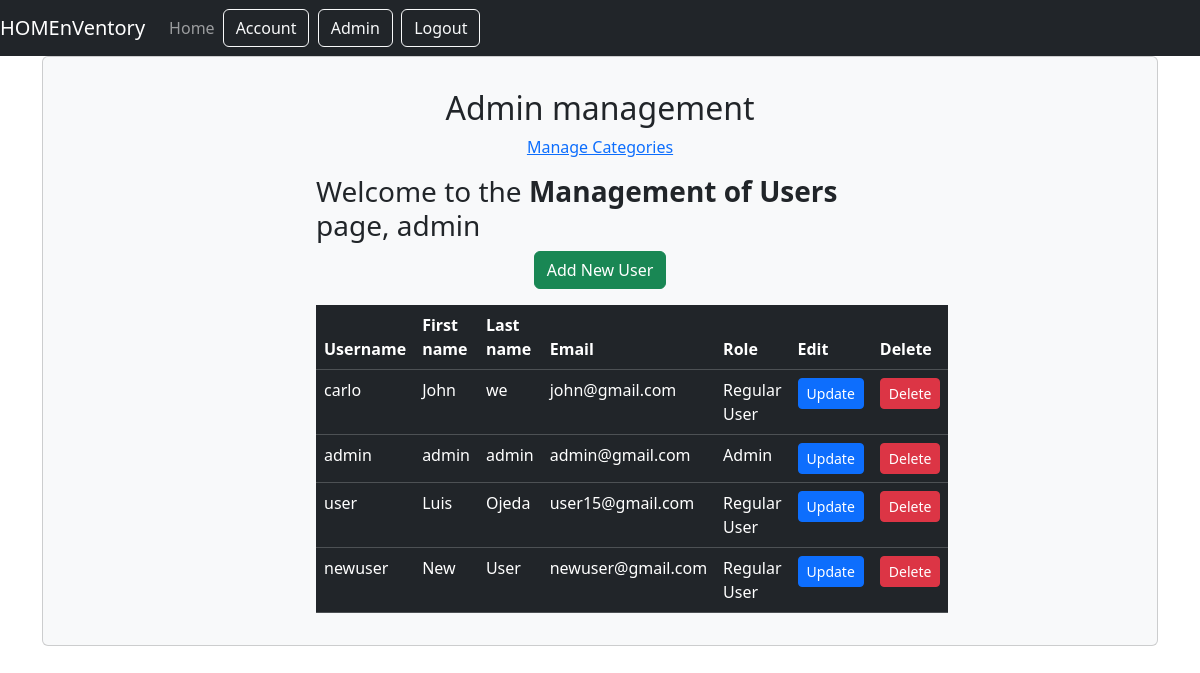
Before: /admin_management/ (signed in) with the older database file.
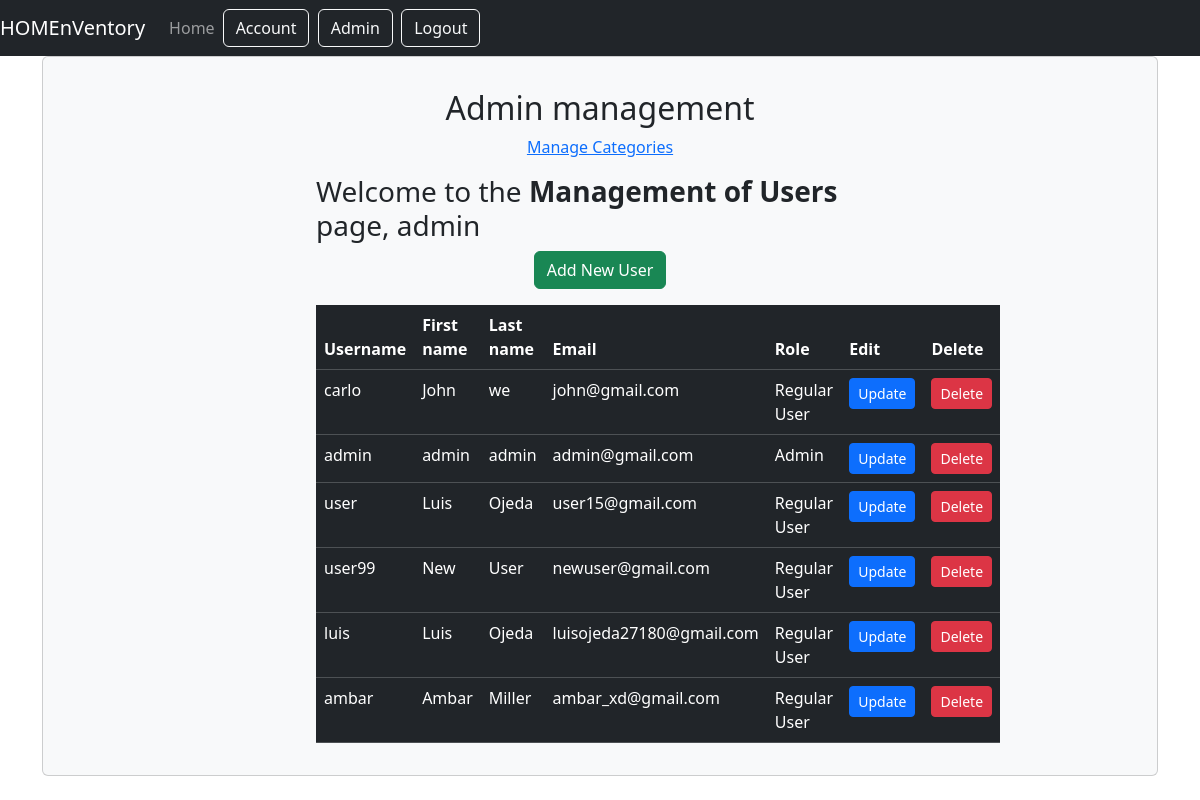
After: the same page with the newer database file.
### inventory/models.py (models this page shows, shortened)
class Account(AbstractUser):
    email = models.EmailField(verbose_name="email", max_length=60, unique=True)
    username = models.CharField(max_length=30, unique=True)
    date_joined = models.DateTimeField(verbose_name='date joined', auto_now_add=True)
    last_login = models.DateTimeField(verbose_name='last login', auto_now=True)
    is_admin = models.BooleanField(default=False)
    is_active = models.BooleanField(default=True)
    is_staff = models.BooleanField(default=False)
    is_superuser = models.BooleanField(default=False)
    first_name = models.CharField(max_length=20)
    last_name = models.CharField(max_length=25)
    USERNAME_FIELD = 'username'
    REQUIRED_FIELDS = ['email', 'first_name', 'last_name']
    objects = AccountManager()
    class Meta:
        verbose_name = 'Account'
        verbose_name_plural = 'Accounts'

### inventory/views.py (the view)
# urls.py: path('admin_management/', views.admin_management_view, name="admin_management"),
def admin_management_view(request):
    context = {}
    user = request.user
    if not user.is_authenticated:
        return redirect("login")
    if not user.is_admin:
        return redirect("user_inventory")
    accounts = Account.objects.all()
    context['accounts'] = accounts
    return render(request, "admin/admin_management.html", context)

### inventory/templates/admin/admin_management.html (shortened to what this page needs)
{% extends 'base.html'%}
{% block content%}
    <div class="container">
        <div class="card bg-light">
            <article class="card-body mx-auto" style="max-width: 600px;">
                <h2 class="card-title mt-3 text-center">Admin management</h2>
                <p class="text-center"><a href="{% url 'manage_categories'%}">Manage Categories</a></p>
                <h3>Welcome to the <b>Management of Users</b> page, {{user.username}}</h3>
                <div class="text-center mb-3">
                    <a class="btn btn-success" href="{% url 'admin_add_user' %}">Add New User</a>
                </div>
                <table class="table table-dark">
                    <thead>
                        <tr>
                            <th scope="col">Username</th>
                            <th scope="col">First name</th>
                            <th scope="col">Last name</th>
                            <th scope="col">Email</th>
                            <th scope="col">Role</th>
                            <th scope="col">Edit</th>
                            <th scope="col">Delete</th>
                        </tr>
                    </thead>
                    {% for account in accounts %}
                        <tr>
                            <td>{{account.username}}</td>
                            <td>{{account.first_name}}</td>
                            <td>{{account.last_name}}</td>
                            <td>{{account.email}}</td>
                            <td>
                                {% if account.is_admin %}
                                    Admin
                                {% else %}
                                    Regular User
                                {% endif %}
                            </td>
                            <td>
                                <a class="btn btn-primary btn-sm" href="{% url 'admin_update_user' account.username %}">Update</a>
                            </td>
                            <td>
                                <form action="{% url 'delete_account' account.username  %}" method="post" style="display: inline;">
                                    <input class="btn btn-danger btn-sm" type="submit" name="Delete" value="Delete" onclick="return confirm('Are you sure you want to delete this user?')">
                                </form>
                            </td>
                        </tr>
                    {% endfor %}
                </table>
            </article>
        </div>
    </div>
{% endblock %}

Changed rows visible on the page:
changed Account "New": username "newuser" → "user99"
added Account: username "luis", first_name "Luis", last_name "Ojeda", email "luisojeda27180@gmail.com", is_admin "Regular User"
added Account: username "ambar", first_name "Ambar", last_name "Miller", email "ambar_xd@gmail.com", is_admin "Regular User"
